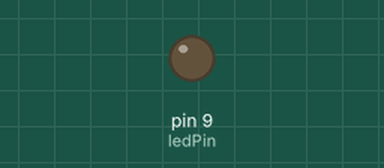
Recording of a sketch running on a simulated Arduino Uno, built with avr-gcc and run on an emulated ATmega328P. On the bench: output pins drawn as LEDs (lit = HIGH). What the sketch prints to the serial monitor is not drawn.

Above: at 0.15 s.
At 37.88 s:
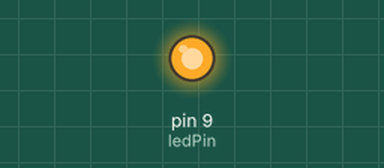
Timing chart, 0 to 37.9 s (numbered marks = the images above):
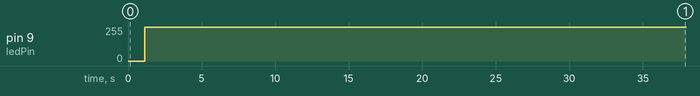

The sketch:

ledFader.ino
```cpp
int ledPin = 9;

int rampTime = 2; //  controls the speed of the brightness change for the LED
void setup() {
  // put your setup code here, to run once:
  pinMode(ledPin,OUTPUT);
  Serial.begin(9600);
}

void loop() {
  // put your main code here, to run repeatedly:

  //increase LED brightness to the max
  for ( int i = 0 ; i <= 255 ; i ++)
  {
    analogWrite(ledPin, i);
    delay(rampTime);
    Serial.println(i);

  }
  //reduce LED brightness to the minimum
  for (int i = 255; i >= 0; i--)
  {
    analogWrite(ledPin,i);
    delay(rampTime);
    Serial.println(i);

  }
}
```

Measured:
- by itself, pin 9 (ledPin): 0/255 → 255/255 at 1.1 s
